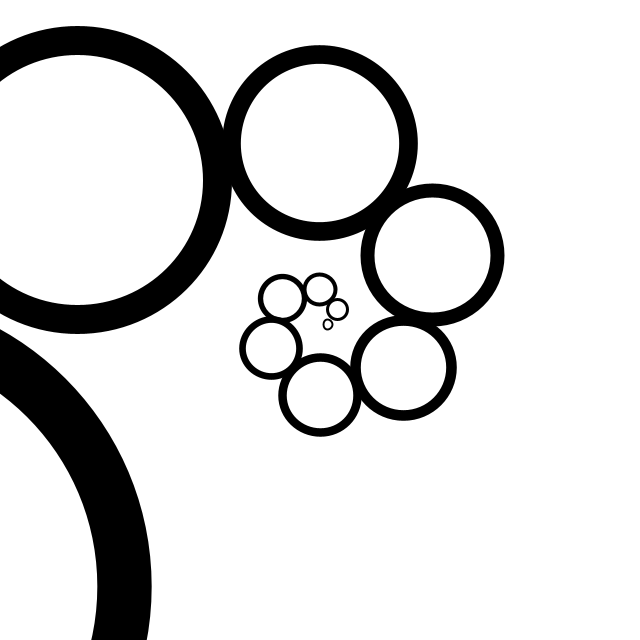
Frame 1 (no input)
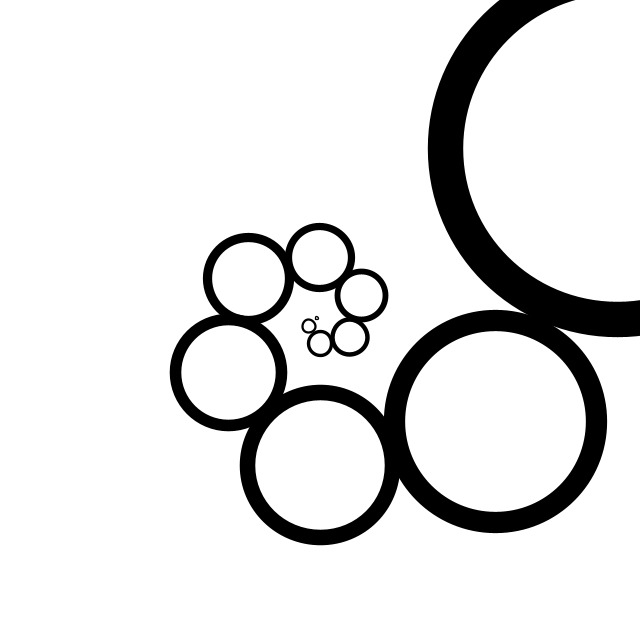
Frame 60 (the mouse pressed at the canvas centre just before this capture)
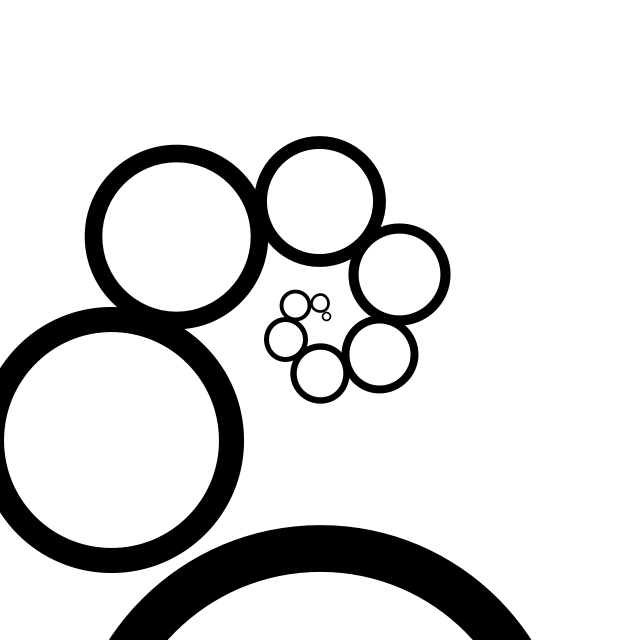
Frame 120 (the mouse held since frame 60 and released just before this capture)

The Processing sketch that drew these frames (run headless with seeded random() and noise(); from frame 60 on, the mouse is pressed at the canvas centre):

// Processing sketch: infinite_spiral
// ── infinite_spiral.pde
float num = 0;
 
void setup(){
  size(640, 640);
  noFill();
}
 
void draw(){
  background(255);
  translate(width/2, height/2);
  for(int i = 0; i < 360; i+=15){
    // The tan function allows the shapes to come back to the middle. (Look at tan graph)
    float a = tan(radians(i/2+num))*75;
    strokeWeight(abs(1+a/10));
    // If the values of tan are greater then 0, draw the shape.
    if(a > 0) ellipse(sin(radians(i*4))*a, cos(radians(i*4))*a, a, a);
  }
  num+=0.3;
}
